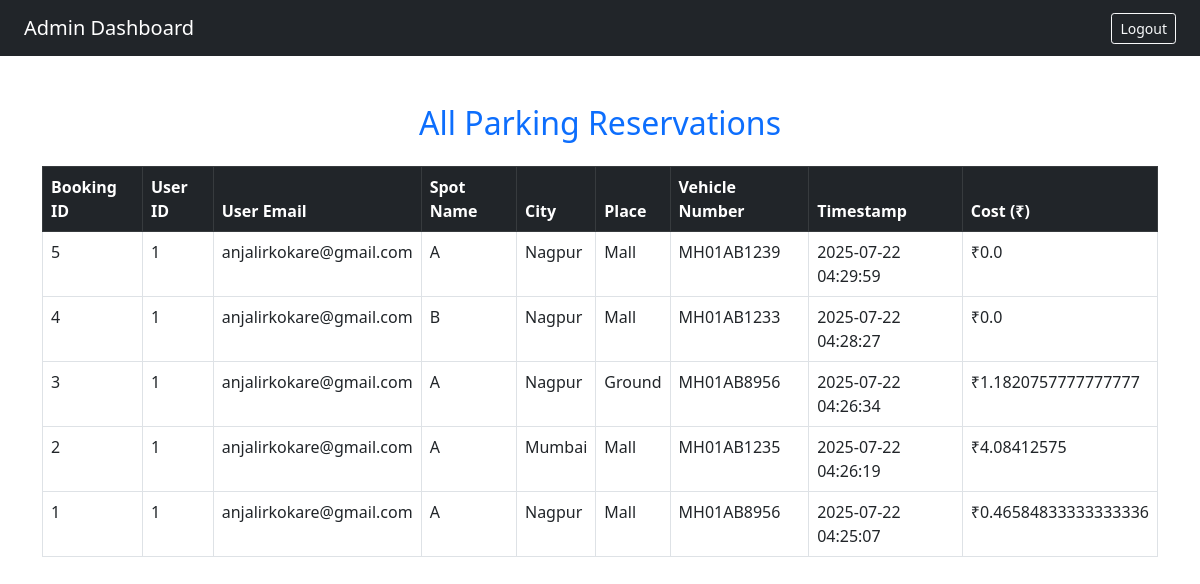
Screenshot of /admin/admin_all_bookings (signed in) with the database file from the repository.
### backend/models.py (models this page shows)
class Reservation(db.Model):
    id = db.Column(db.Integer, primary_key=True)
    spot_id = db.Column(db.Integer, db.ForeignKey('parking_spot.id'))
    user_id = db.Column(db.Integer, db.ForeignKey('user.id'), nullable=False)
    parking_timestamp = db.Column(db.DateTime, default=datetime.utcnow)
    leaving_timestamp = db.Column(db.DateTime)
    parking_cost = db.Column(db.Float)
    city = db.Column(db.String(100))
    place = db.Column(db.String(100))
    spot_name = db.Column(db.String(100))
    vehicle_number = db.Column(db.String(50))
    lot_id = db.Column(db.Integer, db.ForeignKey('parking_lot.id'))
    lot = db.relationship('Parking_lot', backref='reservations')

class User(db.Model):
    id = db.Column(db.Integer, primary_key=True)
    name = db.Column(db.String(100), nullable=False)
    email = db.Column(db.String(200), nullable=False, unique=True)
    password = db.Column(db.String(200), nullable=False)
    address = db.Column(db.String(200), nullable=True)
    pin_code = db.Column(db.String(20), nullable=True)
    reservations = db.relationship('Reservation', backref='user', lazy=True)

### backend/controller.py (the view)
@app.route('/admin/admin_all_bookings')
def all_bookings():
    if 'admin_id' not in session:
        flash("Only admin can access this page", "danger")
        return redirect('/admin_login')
    bookings = Reservation.query.order_by(Reservation.parking_timestamp.desc()).all()
    return render_template('admin_all_booking.html', bookings=bookings)

### templates/admin_all_booking.html (shortened to what this page needs)
<!DOCTYPE html>
<html lang="en">
<head>
  <link href="https://cdn.jsdelivr.net/npm/bootstrap@5.0.2/dist/css/bootstrap.min.css" rel="stylesheet">
</head>
<body>
  <nav class="navbar navbar-dark bg-dark px-4">
    <a class="navbar-brand text-white" href="/admin/dashboard">Admin Dashboard</a>
    <div class="ms-auto">
      <a href="/logout" class="btn btn-outline-light btn-sm">Logout</a>
    </div>
  </nav>
  <div class="container mt-5">
    <h2 class="text-center text-primary mb-4">All Parking Reservations</h2>
    {% if bookings %}
      <table class="table table-bordered table-hover">
        <thead class="table-dark">
          <tr>
            <th>Booking ID</th>
            <th>User ID</th>
            <th>User Email</th>
            <th>Spot Name</th>
            <th>City</th>
            <th>Place</th>
            <th>Vehicle Number</th>
            <th>Timestamp</th>
            <th>Cost (₹)</th>
          </tr>
        </thead>
        <tbody>
          <tbody>
      {% for res in bookings %}
      <tr>
        <td>{{ res.id }}</td>
        <td>{{ res.user_id }}</td>
        <td>{{ res.user.email }}</td>
        <td>{{ res.spot_name }}</td>
        <td>{{ res.city }}</td>
        <td>{{ res.place }}</td>
        <td>{{ res.vehicle_number }}</td>
        <td>{{ res.parking_timestamp.strftime('%Y-%m-%d %H:%M:%S') }}</td>
        <td>₹{{ res.parking_cost }}</td>
      </tr>
      {% endfor %}
    </tbody>
      </table>
    {% else %}
      <p class="text-center text-muted">No reservations yet.</p>
    {% endif %}
  </div>
</body>
</html>

### rows the page displays
Reservation: id "5", user_id "1", user.email "anjalirkokare@gmail.com", spot_name "A", city "Nagpur", place "Mall", vehicle_number "MH01AB1239", parking_timestamp "2025-07-22 04:29:59", parking_cost "0.0"
Reservation: id "4", user_id "1", user.email "anjalirkokare@gmail.com", spot_name "B", city "Nagpur", place "Mall", vehicle_number "MH01AB1233", parking_timestamp "2025-07-22 04:28:27", parking_cost "0.0"
Reservation: id "3", user_id "1", user.email "anjalirkokare@gmail.com", spot_name "A", city "Nagpur", place "Ground", vehicle_number "MH01AB8956", parking_timestamp "2025-07-22 04:26:34", parking_cost "1.1820757777777777"
Reservation: id "2", user_id "1", user.email "anjalirkokare@gmail.com", spot_name "A", city "Mumbai", place "Mall", vehicle_number "MH01AB1235", parking_timestamp "2025-07-22 04:26:19", parking_cost "4.08412575"
Reservation: id "1", user_id "1", user.email "anjalirkokare@gmail.com", spot_name "A", city "Nagpur", place "Mall", vehicle_number "MH01AB8956", parking_timestamp "2025-07-22 04:25:07", parking_cost "0.46584833333333336"
